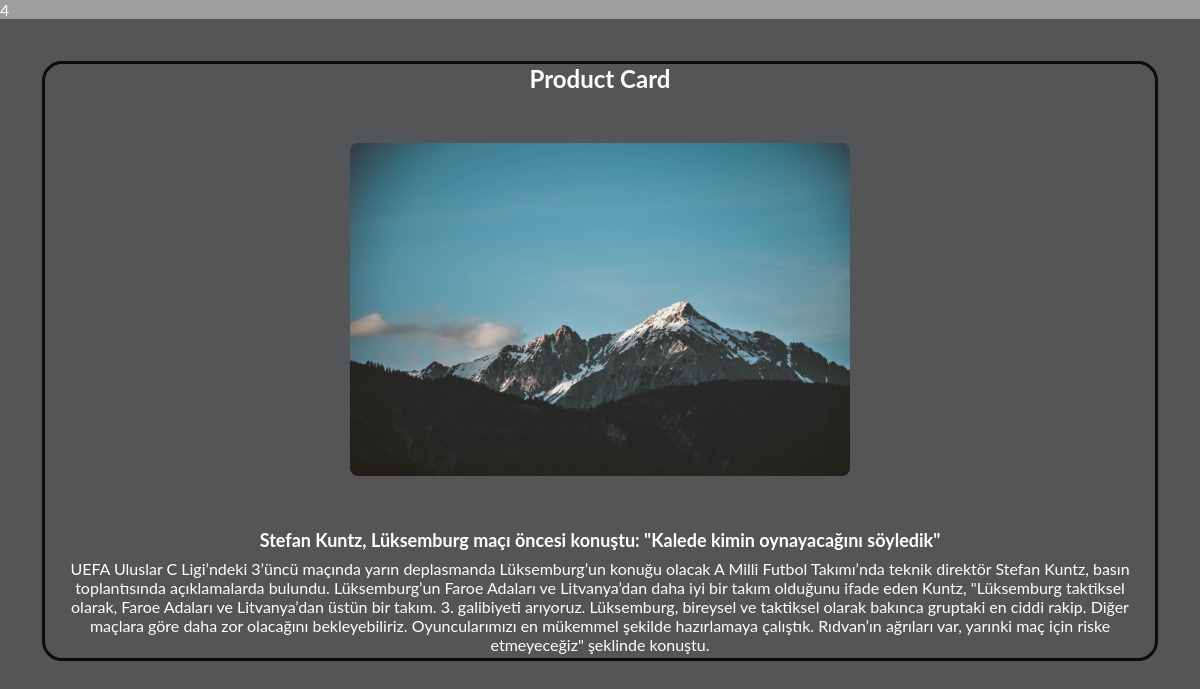
The page /göster.php?name=makale.4 on the database its author committed.
### tables this page shows
CREATE TABLE `haberler` (
  `id` int(10) UNSIGNED NOT NULL,
  `HaberBasligi` varchar(100) NOT NULL,
  `HaberIcerigi` text NOT NULL,
  `HaberfotoAdi` varchar(100) NOT NULL
);

### göster.php (the view, shortened to what this page needs)
<link rel="stylesheet" href="style.css">
<?php
function Filtrele($Deger)
{
    $Bir   =  trim($Deger);
    $iki   =  strip_tags($Bir);
    $Uc    =  htmlspecialchars($iki, ENT_QUOTES);
    $sonuc =  $Uc;
    return    $sonuc;
};
include("baglan.php");
$GelenId = Filtrele($_GET["name"]);
$gelendeger = explode(".", $GelenId);
?>
<?php
if ($gelendeger[0] == "makale") {
    $HaberSorgusu        =    $VeritabaniBaglantisi->prepare("SELECT * FROM haberler where id= ?
 ");
    $HaberSorgusu->execute([$gelendeger[1]]);
    $key        =         $HaberSorgusu->fetch(PDO::FETCH_ASSOC);
?>
    <div class="container1">
        <div class="card" id="_<?php echo $key["id"] ?>">
            <h2 style="text-align:center">Product Card</h2>
            <div class="card-text">
                <img src="img/<?php echo $key["HaberfotoAdi"] ?>	" alt="Denim Jeans" style="width:100% ">
                <h1> <?php echo $key["HaberBasligi"] ?></h1>
                <p>
                    <?php echo $key["HaberIcerigi"] ?>
                </p>
            </div>
        </div>
            <?php }; ?>

### style.css (style rules this page uses)
* { padding: 0; margin: 0; box-sizing: border-box; }
.card-text img { border-radius: 8px; max-width: 370px; max-height: 200px; }
.card-text h1 { font-size: medium; font-size: 18px; margin: 3px; text-align: center; }
.card-text p { padding: 5px; }
#_4 { grid-column: 1; grid-row: 3; }
.container1 { padding: 2em; margin: 0px; height: 800px; background-color:#535557 ; }
.container1 .card { margin: 10px; border: solid; border-radius: 20px; border-color: #0c0c0c; text-align: center; height: 600px; }
.container1 .card-text img { border-radius: 8px; max-width: 500px; max-height: 500px; margin: 50px; }

### rows shown on the page
haberler: HaberfotoAdi (picture), HaberBasligi "Stefan Kuntz, Lüksemburg maçı öncesi konuştu: \"Kalede kimin oynayacağını söyledik\"", HaberIcerigi "UEFA Uluslar C Ligi’ndeki 3’üncü maçında yarın deplasmanda Lüksemburg’un konuğu olacak A Milli Futbol Takımı’nda teknik direktör Stefan Kuntz, basın toplantısında açıklamalarda bulundu. Lüksemburg’un Faroe Adaları ve Litvanya’dan daha iyi bir takım olduğunu ifade eden Kuntz, \"Lüksemburg taktiksel olarak, Faroe Adaları ve Litvanya’dan üstün bir takım. 3. galibiyeti arıyoruz. Lüksemburg, bireysel ve taktiksel olarak bakınca gruptaki en ciddi rakip. Diğer maçlara göre daha zor olacağını bekleyebiliriz. Oyuncularımızı en mükemmel şekilde hazırlamaya çalıştık. Rıdvan’ın ağrıları var, yarınki maç için riske etmeyeceğiz\" şeklinde konuştu."
